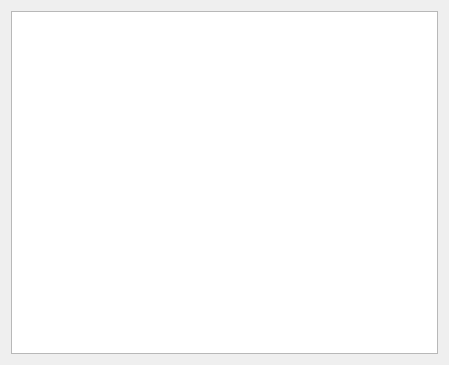
<?xml version="1.0" encoding="UTF-8"?>
<ui version="4.0">
 <class>TableCMatrix</class>
 <widget class="QDialog" name="TableCMatrix">
  <property name="geometry">
   <rect>
    <x>0</x>
    <y>0</y>
    <width>449</width>
    <height>365</height>
   </rect>
  </property>
  <property name="windowTitle">
   <string>Dialog</string>
  </property>
  <layout class="QGridLayout" name="gridLayout">
   <item row="0" column="0">
    <widget class="QTableWidget" name="tableWidget"/>
   </item>
  </layout>
 </widget>
 <resources/>
 <connections/>
</ui>
